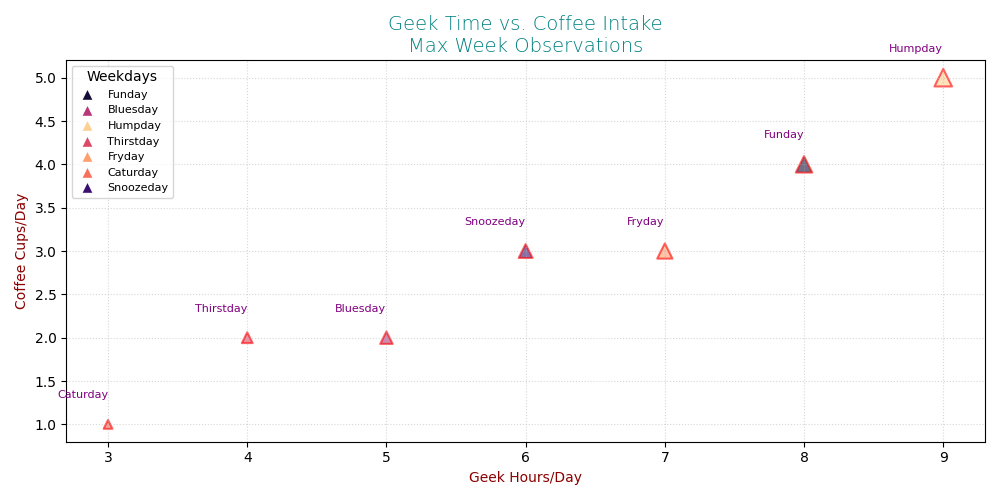

This chart was generated by the following Python code:
import matplotlib.pyplot as plt
import numpy as np

days = ["Funday", "Bluesday", "Humpday", "Thirstday", "Fryday", "Caturday", "Snoozeday"]
hours_of_coding_shuffled = np.array([8, 5, 9, 4, 7, 3, 6])
caffeine_consumption_shuffled = np.array([4, 2, 5, 2, 3, 1, 3])
tiredness_level_shuffled = np.array([7, 4, 8, 3, 6, 2, 5])
marker_sizes_shuffled = tiredness_level_shuffled * 20

shuffled_colors = np.array([
    plt.cm.magma(0.1),
    plt.cm.magma(0.5),
    plt.cm.magma(0.9),
    plt.cm.magma(0.6),
    plt.cm.magma(0.8),
    plt.cm.magma(0.7),
    plt.cm.magma(0.2)
])

# Changed figure size and scatter plot settings
plt.figure(figsize=(10, 5))
plt.scatter(hours_of_coding_shuffled, caffeine_consumption_shuffled, s=marker_sizes_shuffled, c=shuffled_colors, alpha=0.6, edgecolors='red', linewidth=1.5, marker='^')

# Adjusted text settings
for i, day in enumerate(days):
    plt.text(hours_of_coding_shuffled[i], caffeine_consumption_shuffled[i] + 0.3, day, fontsize=8, ha='right', color='purple')

# Changed grid and borders
plt.title('Geek Time vs. Coffee Intake\nMax Week Observations', fontsize=14, fontweight='light', color='teal')
plt.xlabel('Geek Hours/Day', fontsize=10, color='darkred')
plt.ylabel('Coffee Cups/Day', fontsize=10, color='darkred')
plt.grid(True, linestyle=':', linewidth=0.8, alpha=0.5)

# Updated legend style
handles = [plt.Line2D([0], [0], marker='^', color='w', markerfacecolor=shuffled_colors[i], markersize=8, label=days[i]) for i in range(len(days))]
plt.legend(title='Weekdays', handles=handles, loc='upper left', fontsize=8)
plt.tight_layout()

# Display the plot
plt.show()
